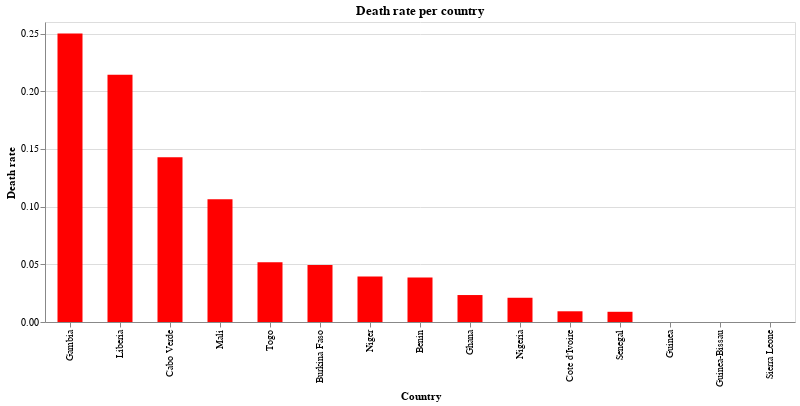

The notebook cell this image was saved under:
### Markdown cell above
### Death rate per Country

### Code cell
source = covid_ana_sort

alt.Chart(source).mark_bar(size = 25).encode(x = alt.X('Country', sort='-y'), y = 'Death rate', color = alt.value('red'),).properties(width = alt.Step(50), height = 300, title = 'Death rate per country').interactive()

### Figure 1 — Vega-Lite specification as saved in the notebook (floating-point values rounded to 4 significant figures)
{"config": {"view": {"continuousWidth": 400, "continuousHeight": 300}}, "data": {"name": "data-1a54c6b2806401388484e8999d774b54"}, "mark": {"type": "bar", "size": 25}, "encoding": {"color": {"value": "red"}, "x": {"type": "nominal", "field": "Country", "sort": "-y"}, "y": {"type": "quantitative", "field": "Death rate"}}, "height": 300, "selection": {"selector003": {"type": "interval", "bind": "scales", "encodings": ["x", "y"]}}, "title": "Death rate per country", "width": {"step": 50}, "$schema": "https://vega.github.io/schema/vega-lite/v4.0.2.json", "datasets": {"data-1a54c6b2806401388484e8999d774b54": [{"Country": "Burkina Faso", "Lat": 12.24, "Long": -1.562, "Date": "2020-04-06T00:00:00", "Confirmed_cases": 364, "Dead": 18, "Recovered": 108, "ill people": 256, "Death rate": 0.04945, "Recovered rate": 0.2967}, {"Country": "Cote d'Ivoire", "Lat": 7.54, "Long": -5.547, "Date": "2020-04-06T00:00:00", "Confirmed_cases": 323, "Dead": 3, "Recovered": 41, "ill people": 282, "Death rate": 0.009288, "Recovered rate": 0.1269}, {"Country": "Niger", "Lat": 17.61, "Long": 8.082, "Date": "2020-04-06T00:00:00", "Confirmed_cases": 253, "Dead": 10, "Recovered": 26, "ill people": 227, "Death rate": 0.03953, "Recovered rate": 0.1028}, {"Country": "Nigeria", "Lat": 9.082, "Long": 8.675, "Date": "2020-04-06T00:00:00", "Confirmed_cases": 238, "Dead": 5, "Recovered": 35, "ill people": 203, "Death rate": 0.02101, "Recovered rate": 0.1471}, {"Country": "Senegal", "Lat": 14.5, "Long": -14.45, "Date": "2020-04-06T00:00:00", "Confirmed_cases": 226, "Dead": 2, "Recovered": 92, "ill people": 134, "Death rate": 0.00885, "Recovered rate": 0.4071}, {"Country": "Ghana", "Lat": 7.947, "Long": -1.023, "Date": "2020-04-06T00:00:00", "Confirmed_cases": 214, "Dead": 5, "Recovered": 31, "ill people": 183, "Death rate": 0.02336, "Recovered rate": 0.1449}, {"Country": "Guinea", "Lat": 9.946, "Long": -9.697, "Date": "2020-04-06T00:00:00", "Confirmed_cases": 128, "Dead": 0, "Recovered": 5, "ill people": 123, "Death rate": 0.0, "Recovered rate": 0.03906}, {"Country": "Togo", "Lat": 8.62, "Long": 0.8248, "Date": "2020-04-06T00:00:00", "Confirmed_cases": 58, "Dead": 3, "Recovered": 23, "ill people": 35, "Death rate": 0.05172, "Recovered rate": 0.3966}, {"Country": "Mali", "Lat": 17.57, "Long": -3.996, "Date": "2020-04-06T00:00:00", "Confirmed_cases": 47, "Dead": 5, "Recovered": 9, "ill people": 38, "Death rate": 0.1064, "Recovered rate": 0.1915}, {"Country": "Benin", "Lat": 9.308, "Long": 2.316, "Date": "2020-04-06T00:00:00", "Confirmed_cases": 26, "Dead": 1, "Recovered": 5, "ill people": 21, "Death rate": 0.03846, "Recovered rate": 0.1923}, {"Country": "Guinea-Bissau", "Lat": 11.8, "Long": -15.18, "Date": "2020-04-06T00:00:00", "Confirmed_cases": 18, "Dead": 0, "Recovered": 0, "ill people": 18, "Death rate": 0.0, "Recovered rate": 0.0}, {"Country": "Liberia", "Lat": 6.428, "Long": -9.43, "Date": "2020-04-06T00:00:00", "Confirmed_cases": 14, "Dead": 3, "Recovered": 3, "ill people": 11, "Death rate": 0.2143, "Recovered rate": 0.2143}, {"Country": "Cabo Verde", "Lat": 16.54, "Long": -23.04, "Date": "2020-04-06T00:00:00", "Confirmed_cases": 7, "Dead": 1, "Recovered": 1, "ill people": 6, "Death rate": 0.1429, "Recovered rate": 0.1429}, {"Country": "Sierra Leone", "Lat": 8.461, "Long": -11.78, "Date": "2020-04-06T00:00:00", "Confirmed_cases": 6, "Dead": 0, "Recovered": 0, "ill people": 6, "Death rate": 0.0, "Recovered rate": 0.0}, {"Country": "Gambia", "Lat": 13.44, "Long": -15.31, "Date": "2020-04-06T00:00:00", "Confirmed_cases": 4, "Dead": 1, "Recovered": 2, "ill people": 2, "Death rate": 0.25, "Recovered rate": 0.5}]}}
